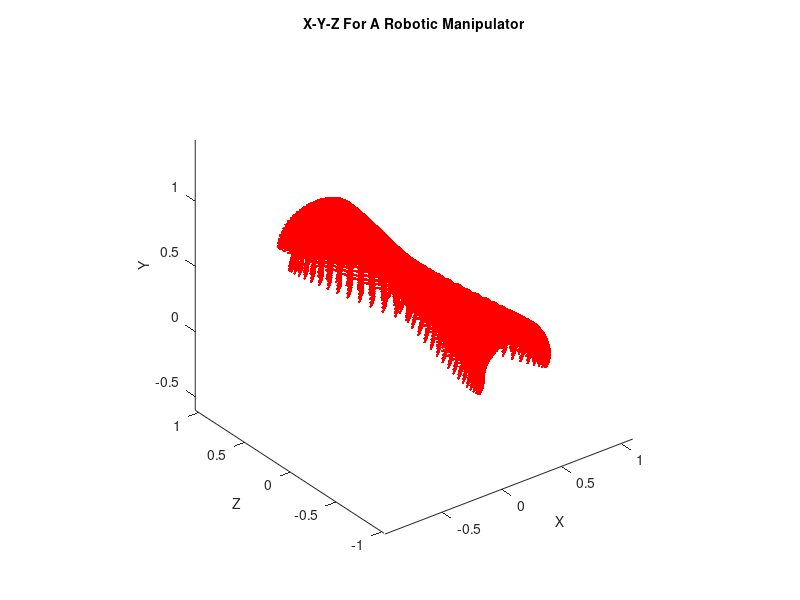

MATLAB code for this plot:
l1 = .275; % length from base to first joint
l2 = .290; % length from first joint to 2nd joint
l3 = .1233
l4 = .0741 % length of j4 at 60 deg angle from j3
l5 = .0741 % length of j5 to j6, also at 60 deg angle
l6 = .160 % length of end effector

theta1 = 0:0.1:2*pi; % all possible theta1 values
theta2 = 0:0.1:pi; % all possible theta2 values
theta3 = 0:0.1:.75*pi;

[THETA1, THETA2, THETA3] = meshgrid(theta1, theta2, theta3); % generate a grid of theta1 and theta2 values

%X = l1 * cos(THETA1) + l2 * cos(THETA1 + THETA2); % compute x coordinates
%Y = l1 * sin(THETA1) + l2 * sin(THETA1 + THETA2); % compute y coordinates
X = [0  + l2 .* cos(THETA1) .* cos(THETA2) + l3*sin(THETA3)]; 
Y = [l1 + l1 .* sin(THETA2)                + l3*cos(THETA3)];
Z = [0  + l1 .* sin(THETA1) .* cos(THETA2) + cos(THETA1)];


data1 = [X(:) Y(:) Z(:) THETA1(:)]; % create x-y-theta1 dataset
data2 = [X(:) Y(:) Z(:) THETA2(:)]; % create x-y-theta2 dataset
data3 = [X(:) Y(:) Z(:) THETA3(:)];
plot3(X(:), Z(:), Y(:), 'r.');
  axis equal;
  xlabel('X','fontsize',10)
  ylabel('Z','fontsize',10)
  zlabel('Y','fontsize',10)
  title('X-Y-Z For A Robotic Manipulator','fontsize',10)